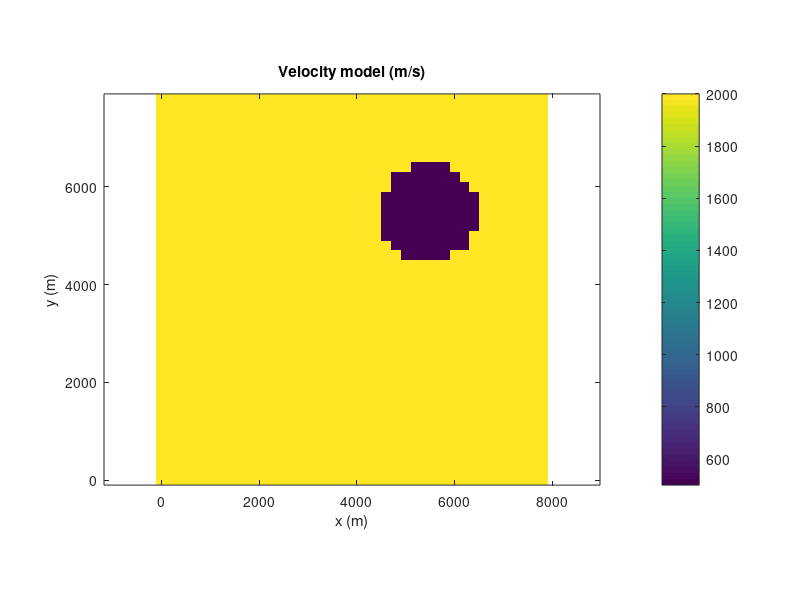

This figure's MATLAB source: (Note: this script raises an error after producing the figure.)
clear; close all;

Nx = 40; Ny = 40;
h  = 200;              % 200 m
v0 = 2000;             % m/s
% Low velocity inside (slow anomaly)
v_anom = 500;               % m/s (slower than background)
R   = 1000;                  % radius of anomaly [m]
step_frac = 0.5;
max_steps = 2000;
tol_dist  = 0.5*h;

%%
s  = (1/v0) * ones(Ny, Nx);
x0 = 0; y0 = 0;
x = x0 + (0:Nx-1)*h;
y = y0 + (0:Ny-1)*h;
[X, Y] = meshgrid(x, y);

% Put source somewhere inside the domain, *not* on a node
% xs = 3000;   % m
% ys = 3000;   % m
% xr = 4200;  yr = 1200;    % receiver
xs = x(5);       ys = y(10);             % near top-left-ish
xr = x(end-5);   yr = y(end-10);         % near bottom-right-ish
%%
% add an anomaly to velocity model
% Center and radius of anomaly
xc  = 0.7*(x(1) + x(end));   % center in x (middle of model)
yc  = 0.7*(y(1) + y(end));   % center in y

s_anom = 1/v_anom;

dist_center = sqrt( (X - xc).^2 + (Y - yc).^2 );
mask = dist_center <= R;

s(mask) = s_anom;            % overwrite slowness in anomaly

%% visualize this anomaly
V = 1 ./ s;   % velocity grid

figure(1);
imagesc(x, y, V);
set(gca, 'YDir', 'normal');
axis equal tight;
colorbar;
title('Velocity model (m/s)');
xlabel('x (m)'); ylabel('y (m)');

%%
T = fmm2d_cont_source(s, xs, ys, x0, y0, h);

figure(2)
imagesc(T); axis equal tight; colorbar;
title('Travel time field (constant v, off-node source)');

ray = backtrack_ray_hybrid(T, x0, y0, h, xs, ys, xr, yr, ...
                                step_frac, max_steps, tol_dist);

Lrow = ray_to_lengths(ray, x0, y0, h, Ny, Nx);
%% plot the ray on the contours
figure(3);
contourf(X, Y, T, 20); colorbar; hold on;
plot(xs, ys, 'r*', 'MarkerSize', 10, 'LineWidth', 2);  % source
plot(xr, yr, 'ko', 'MarkerSize', 8, 'LineWidth', 2);   % receiver
plot(ray(:,1), ray(:,2), 'w-', 'LineWidth', 2);        % ray path
%axis equal tight
title('Eikonal travel-time field with backtracked ray');
%% convert the Lrow back to matrix
bb = reshape(Lrow,Ny,Nx);
figure(4)
imagesc(x,y,bb);
